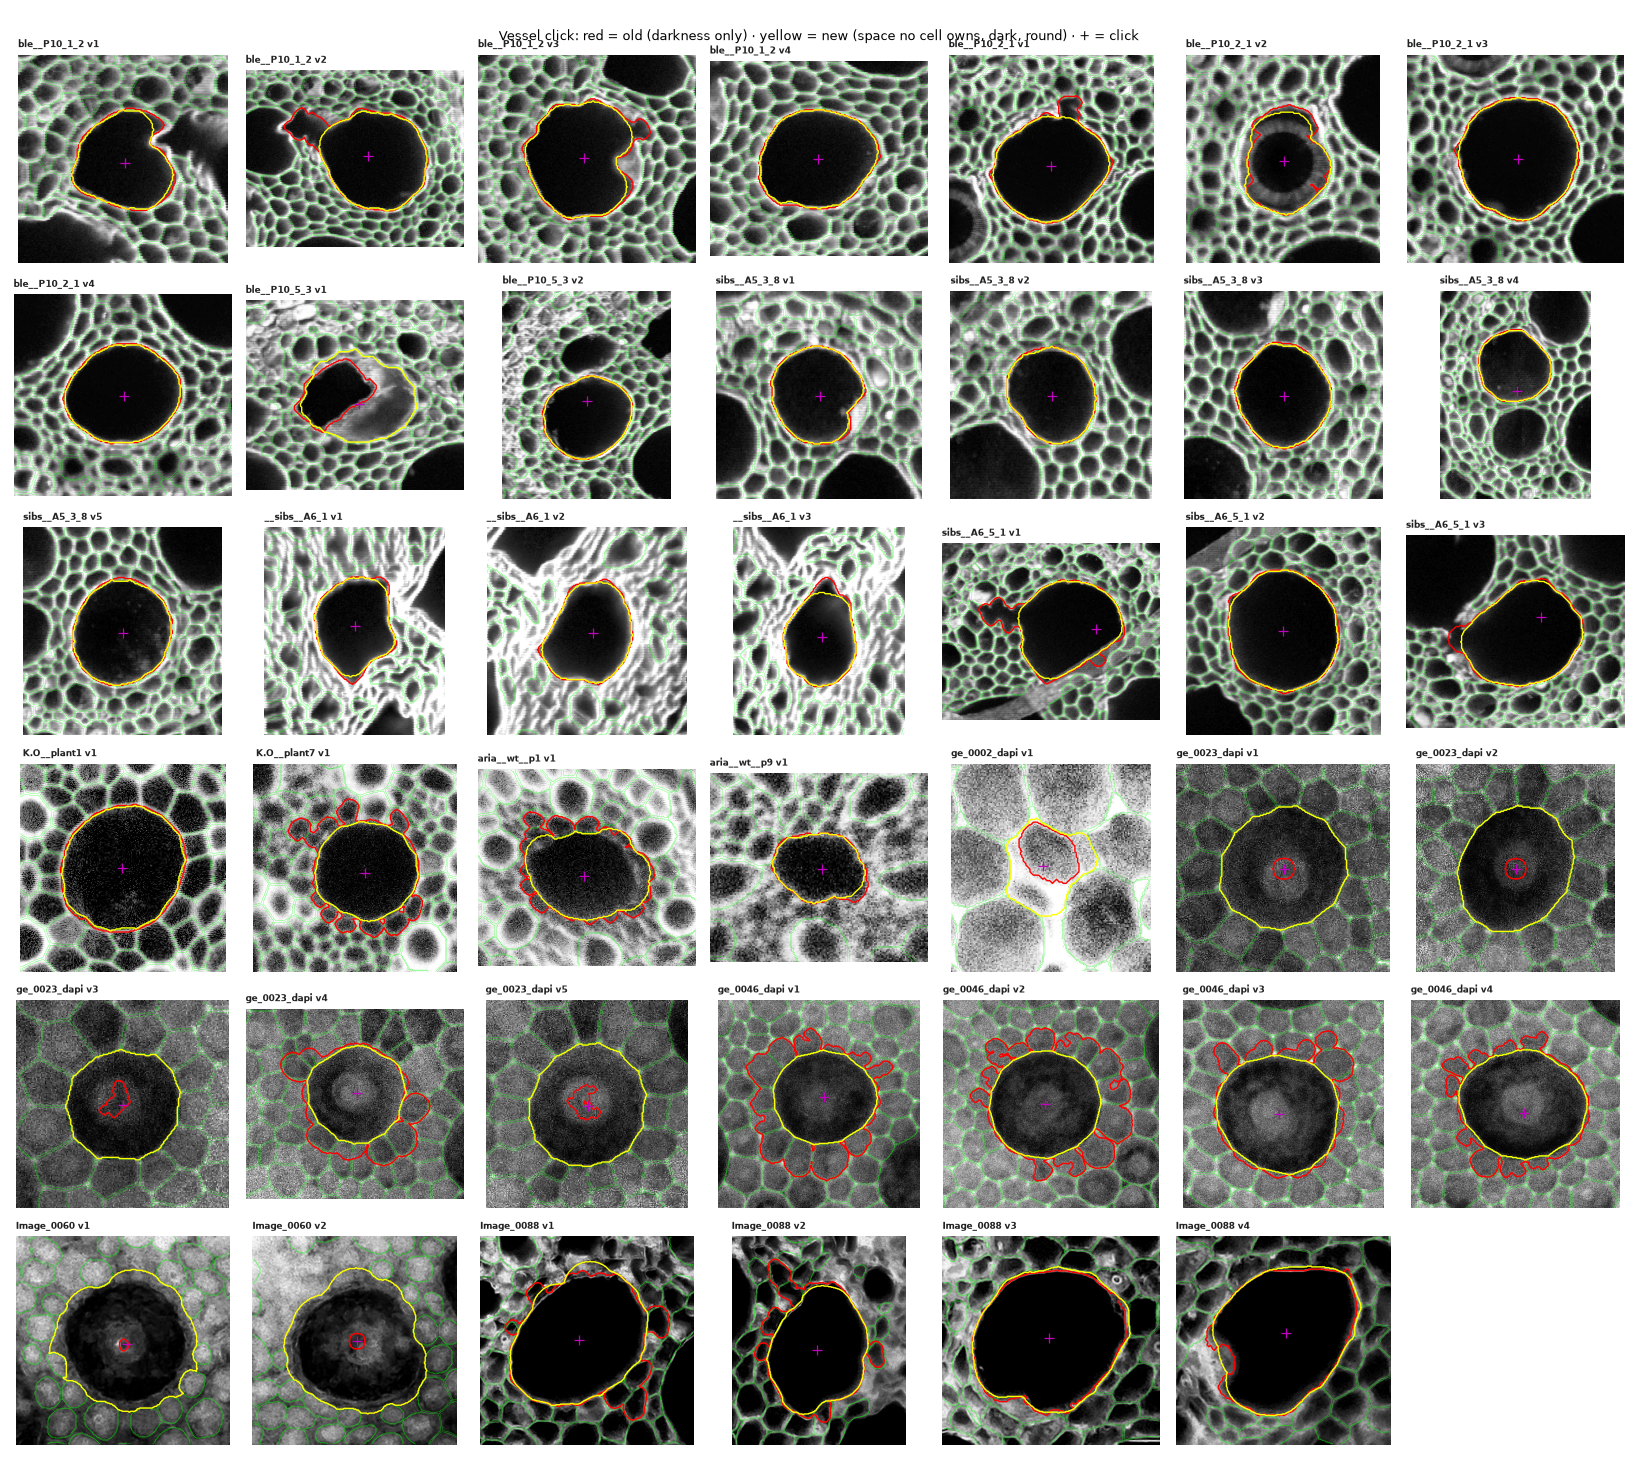

Write Python code to recreate this figure.
"""Vessel click, old vs new (2026-11-10). Every vessel in the shipped examples is erased and clicked at its centre:
red = the old rule (darkness only: pipeline.vessel_at, else lumen_at), yellow = the new one (pipeline.add_mx ->
vessel_space: space no other cell owns, dark, kept round). Prints how many land within 0.8-1.4x the original vessel.
Run from the repo root: .venv/bin/python docs/development/vessel_click.py docs/development/vessel_click.png"""
import json, sys, glob, numpy as np
from pathlib import Path
sys.path.insert(0, ".")
import pipeline as P, run_batch as RB
from scipy import ndimage as ndi
from skimage.segmentation import find_boundaries
import matplotlib; matplotlib.use("Agg"); import matplotlib.pyplot as plt
panels, ratios = [], {"old": [], "new": []}
for ex in ["examples/hallie_SL-2026-004", "examples/amool_root_tip_to_mature"]:
    st = json.loads(Path(ex, "anatomy/settings.json").read_text()); imgdir = P.image_dir(Path(ex, "anatomy"), st)
    keys = {RB.image_key(r): r for r in RB.list_images(imgdir)}
    for f in sorted(glob.glob(f"{ex}/anatomy/masks/*.npz")):
        cells, region, mx, _ = P.load_state(f)
        if mx.max() == 0: continue
        gray = P.load_gray(imgdir / keys[Path(f).stem]); amax = 60 * P.typical_cell_area(cells)
        for v in np.unique(mx[mx > 0]):
            truth = mx == v
            y, x = [int(round(a)) for a in ndi.center_of_mass(truth)]
            if truth.sum() < 30 or not truth[y, x]: continue
            m0 = mx.copy(); m0[truth] = 0
            old = P.vessel_at(gray, y, x, amax)
            old = P.lumen_at(gray, y, x, amax) if old is None else old
            c2, m2 = cells.copy(), m0.copy(); P.add_mx(gray, m2, c2, y, x); new = m2 == m2.max()
            ratios["old"].append(old.sum() / truth.sum()); ratios["new"].append(new.sum() / truth.sum())
            ys, xs = np.nonzero(truth | old | new); pad = 40
            y0, y1, x0, x1 = max(ys.min() - pad, 0), ys.max() + pad, max(xs.min() - pad, 0), xs.max() + pad
            panels.append((f"{Path(f).stem[-12:]} v{v}", gray[y0:y1, x0:x1], old[y0:y1, x0:x1], new[y0:y1, x0:x1],
                           (y - y0, x - x0), cells[y0:y1, x0:x1]))
for k, r in ratios.items():
    r = np.array(r)
    print(k, "within 0.8-1.4x:", int(((r >= .8) & (r <= 1.4)).sum()), "| over 1.4x:", int((r > 1.4).sum()),
          "| under 0.3x:", int((r < .3).sum()), "of", len(r))
cols = 7; rows = (len(panels) + cols - 1) // cols
fig, ax = plt.subplots(rows, cols, figsize=(2.6 * cols, 2.7 * rows))
for a in ax.flat: a.axis("off")
for a, (t, g, o, n, (cy, cx), cl) in zip(ax.flat, panels):
    a.imshow(g, cmap="gray"); a.contour(find_boundaries(cl, mode="inner") & (cl > 0), [.5], colors="lime", linewidths=.2)
    a.contour(o, [.5], colors="red", linewidths=1.1); a.contour(n, [.5], colors="yellow", linewidths=1.1)
    a.plot(cx, cy, "m+", ms=8); a.set_title(t, fontsize=7)
fig.suptitle("Vessel click: red = old (darkness only) · yellow = new (space no cell owns, dark, round) · + = click", fontsize=10)
fig.tight_layout(); fig.savefig(sys.argv[1], dpi=90)
